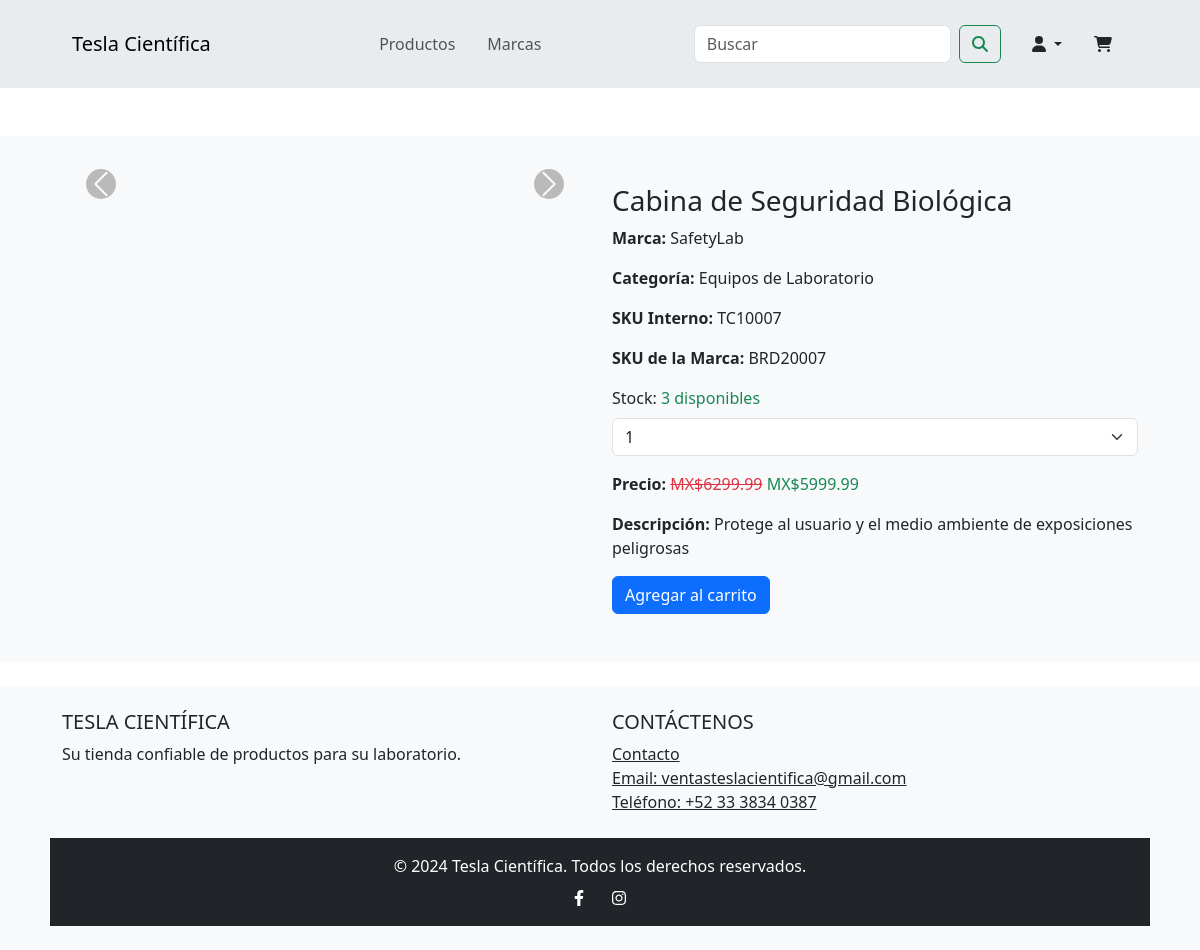
The app's page /product/7, older data.
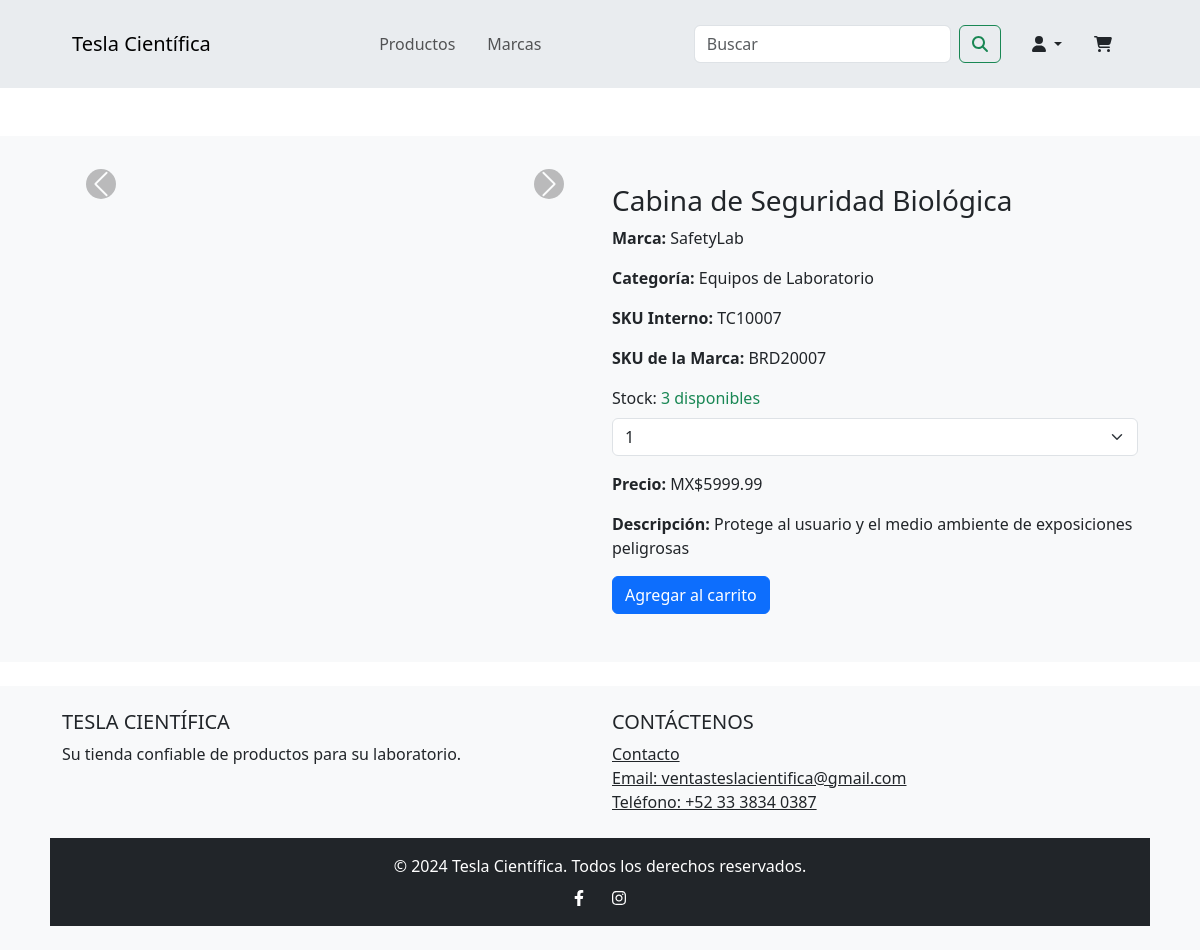
The same page, newer data.
### app/models.py (models this page shows, shortened)
class Product(db.Model):
    id = db.Column(db.Integer, primary_key=True)
    name = db.Column(db.String(100), nullable=False)
    internal_sku = db.Column(db.String(50), unique=True, nullable=False)
    brand_sku = db.Column(db.String(50), default='N/A', server_default='N/A')
    price = db.Column(db.Float, nullable=False)
    brand = db.Column(db.String(50), default='N/A', server_default='N/A')
    description = db.Column(db.Text, default='N/A', server_default='N/A')
    units = db.Column(db.String(10), default='N/A', server_default='N/A')
    category = db.Column(db.String(50), default='N/A', server_default='N/A')
    units_in_stock = db.Column(db.Integer, default=0, server_default='0')
    old_price = db.Column(db.Float, nullable=True)
    is_featured = db.Column(db.Boolean, default=False, server_default='0')
    date_added = db.Column(db.DateTime, default=datetime.now, server_default=text("CURRENT_TIMESTAMP"))
    img_src = db.Column(db.String(255), nullable=True)
    images = db.relationship('ProductImage', backref='product', lazy=True)

### app/routes.py (the view)
@main.route('/product/<int:id>')
def product(id):
    product = Product.query.get_or_404(id)
    images = product.images
    return render_template('product.html', product=product, images=images)

### app/templates/product.html (shortened to what this page needs)
{% include "header.html" %}
{% block content %}
<div class="container-fluid mt-5 py-5 bg-light">
    <div class="row justify-content-center">
      <div class="col-11">
        <div class="row">
          <div class="col-12 col-md-6 mb-4">
            <div id="productCarousel" class="carousel slide" data-bs-ride="carousel">
              <button class="carousel-control-prev custom-carousel-control" type="button" data-bs-target="#productCarousel" data-bs-slide="prev">
                <span class="carousel-control-prev-icon custom-carousel-icon" aria-hidden="true"></span>
              </button>
              <button class="carousel-control-next custom-carousel-control" type="button" data-bs-target="#productCarousel" data-bs-slide="next">
                <span class="carousel-control-next-icon custom-carousel-icon" aria-hidden="true"></span>
              </button>
            </div>
          </div>
          <div class="col-12 col-md-6 d-flex flex-column">
            <h3>{{ product.name }}</h3>
            <p><strong>Marca:</strong> {{ product.brand }}</p>
            <p><strong>Categoría:</strong> {{ product.category }}</p>
            <p><strong>SKU Interno:</strong> {{ product.internal_sku }}</p>
            <p><strong>SKU de la Marca:</strong> {{ product.brand_sku }}</p>
            <p class="card-text">Stock:
              {% if product.units_in_stock > 0 %}
              <span class="text-success">{{ product.units_in_stock }} disponibles</span>
              <select class="form-select mt-2" aria-label="Cantidad de piezas">
                {% for i in range(1, product.units_in_stock + 1) %}
                <option value="{{ i }}">{{ i }}</option>
                {% endfor %}
              </select>
              {% else %}
              <span class="text-danger">Agotado</span>
              {% endif %}
            </p>
            <p><strong>Precio:</strong>
              {% if product.old_price %}
              <span class="text-danger"><s>MX${{ product.old_price }}</s></span>
              <span class="text-success">MX${{ product.price }}</span>
              {% else %}
              <span>MX${{ product.price }}</span>
              {% endif %}
            </p>
            <p><strong>Descripción:</strong> {{ product.description }}</p>
            <div class="mt-auto">
              {% if product.units_in_stock > 0 %}
              <a href="{{ url_for('main.add', id=product.id) }}" class="btn btn-primary">Agregar al carrito</a>
              {% else %}
              <a href="{{ url_for('main.notify', id=product.id) }}" class="btn btn-warning">Notificarme de nuevas existencias</a>
              {% endif %}
            </div>
          </div>
        </div>
      </div>
    </div>
  </div>
{% endblock %}
{% include "footer.html" %}

### app/templates/header.html (shortened to what this page needs)
<!DOCTYPE html>
<html lang="en">
<head>
  {% block styles %}
  <link href="{{ url_for('static', filename='css/styles.css') }}" rel="stylesheet" />
  <link href="{{ url_for('static', filename='css/bootstrap.min.css') }}" rel="stylesheet" />
  {% endblock %}
</head>
<body>
  <nav class="navbar navbar-expand-lg navbar-light" id="mainNav">
    <div class="container">
      <a class="navbar-brand" href="/">Tesla Científica</a>
      <div class="collapse navbar-collapse" id="navbarResponsive">
        <ul class="navbar-nav ms-auto py-4 py-lg-0">
          <li class="nav-item"><a class="nav-link px-lg-3 py-3 py-lg-4" href="#">Productos</a></li>
          <li class="nav-item"><a class="nav-link px-lg-3 py-3 py-lg-4" href="#">Marcas</a></li>
        </ul>
        <form class="d-flex ms-auto navbar-form" action="{{ url_for('main.search') }}" method="GET">
          <input class="form-control me-2" type="search" placeholder="Buscar" aria-label="Search" name="query">
          <button class="btn btn-outline-success" type="submit"><i class="fas fa-search"></i></button>
        </form>
        <div class="nav-item dropdown">
          <a class="nav-link px-lg-3 py-3 py-lg-4 dropdown-toggle" href="#" id="navbarDropdown" role="button" data-bs-toggle="dropdown" aria-expanded="false">
            <i class="fas fa-user"></i>
          </a>
        </div>
      </div>
      <a class="nav-link px-lg-3 py-3 py-lg-4" href="{{ url_for('main.cart') }}">
        <i class="fas fa-shopping-cart"></i>
      </a>
    </div>
  </nav>
</body>
</html>

### app/templates/footer.html (shortened to what this page needs)
<footer class="bg-light text-center text-lg-start mt-4">
    <div class="container-fluid py-4">
      <div class="row justify-content-center mb-4">
        <div class="col-11">
          <div class="row">
            <div class="col-lg-6 col-md-12 mb-4 mb-md-0">
              <h5 class="text-uppercase">Tesla Científica</h5>
              <p>Su tienda confiable de productos para su laboratorio.</p>
            </div>
            <div class="col-lg-6 col-md-12 mb-4 mb-md-0">
              <h5 class="text-uppercase">Contáctenos</h5>
              <ul class="list-unstyled mb-0">
                <li><a href="#!" class="text-dark">Contacto</a></li>
                <li><a href="mailto:ventasteslacientifica@gmail.com" class="text-dark">Email: ventasteslacientifica@gmail.com</a></li>
                <li><a href="tel:+523338340387" class="text-dark">Teléfono: +52 33 3834 0387</a></li>
              </ul>
            </div>
          </div>
        </div>
      </div>
      <div class="row justify-content-center">
        <div class="col-11 text-center p-3 bg-dark text-white">
          &copy; 2024 Tesla Científica. Todos los derechos reservados.
          <div class="mt-2">
            <a href="https://www.facebook.com" class="text-white me-4" target="_blank"><i class="fab fa-facebook-f"></i></a>
            <a href="https://www.instagram.com" class="text-white" target="_blank"><i class="fab fa-instagram"></i></a>
          </div>
        </div>
      </div>
    </div>
  </footer>
  </body>
  </html>

### app/static/css/styles.css (style rules this page uses)
.navbar { background-color: #e9ecef; }
.navbar .container { max-width: 90%; }
.navbar-nav { margin-left: auto; }
.navbar-form { margin-right: 15px; }
.btn-primary { background-color: #007bff; border-color: #007bff; color: white; }
.custom-carousel-control { width: 5%; }
.custom-carousel-control .custom-carousel-icon { background-color: rgba(0, 0, 0, 0.5); border-radius: 50%; width: 30px; height: 30px; background-size: 100%, 100%; }

Row changes from the older to the newer data that the page shows:
changed Product "Cabina de Seguridad Biológica": old_price "6299.99" → (not shown)
